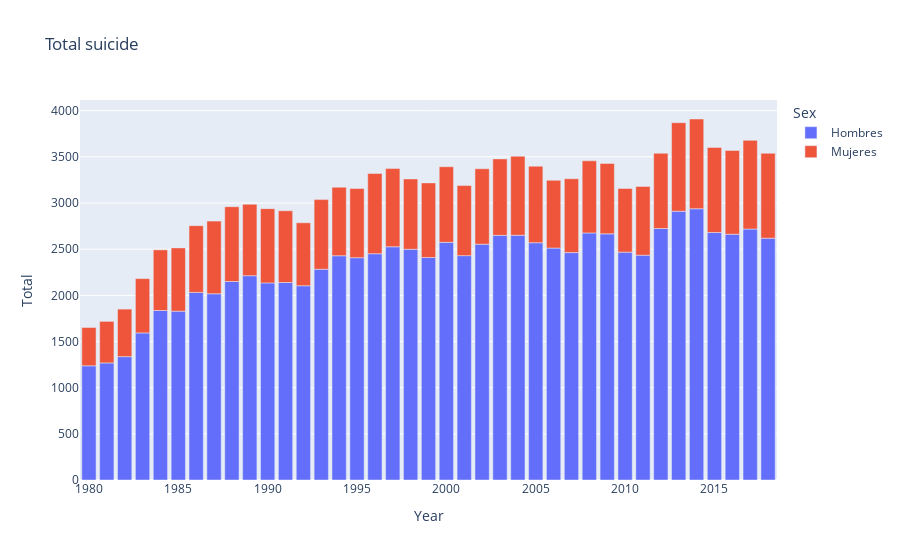

Notebook code cell kept with this figure:
### Code cell
# Graph total suicide by year, sex
deaths_cause_098_sex = deaths_cause_098.groupby(['Sexo', 'Periodo'])[['Total']].sum().reset_index()

graph = px.bar(deaths_cause_098_sex, 
               x = 'Periodo',
               y = 'Total',
               color = 'Sexo',
               title = 'Total suicide',
               labels={'Periodo':'Year', 
                       'Total':'Total', 
                       'Sexo': 'Sex'})

graph.show()

### Figure 1 — Plotly figure (JSON) as saved in the notebook; plotly's stock layout.template omitted (floating-point values rounded to 4 significant figures)
{"data": [{"alignmentgroup": "True", "hovertemplate": "Sex=Hombres<br>Year=%{x}<br>Total=%{y}<extra></extra>", "legendgroup": "Hombres", "marker": {"color": "#636efa", "pattern": {"shape": ""}}, "name": "Hombres", "offsetgroup": "Hombres", "orientation": "v", "showlegend": true, "textposition": "auto", "type": "bar", "x": [1980, 1981, 1982, 1983, 1984, 1985, 1986, 1987, 1988, 1989, 1990, 1991, 1992, 1993, 1994, 1995, 1996, 1997, 1998, 1999, 2000, 2001, 2002, 2003, 2004, 2005, 2006, 2007, 2008, 2009, 2010, 2011, 2012, 2013, 2014, 2015, 2016, 2017, 2018], "xaxis": "x", "y": [1237, 1268, 1336, 1593, 1836, 1829, 2032, 2017, 2150, 2213, 2135, 2139, 2104, 2283, 2429, 2408, 2451, 2526, 2499, 2410, 2574, 2430, 2554, 2650, 2651, 2570, 2512, 2463, 2676, 2666, 2468, 2435, 2724, 2911, 2938, 2680, 2662, 2718, 2619], "yaxis": "y"}, {"alignmentgroup": "True", "hovertemplate": "Sex=Mujeres<br>Year=%{x}<br>Total=%{y}<extra></extra>", "legendgroup": "Mujeres", "marker": {"color": "#EF553B", "pattern": {"shape": ""}}, "name": "Mujeres", "offsetgroup": "Mujeres", "orientation": "v", "showlegend": true, "textposition": "auto", "type": "bar", "x": [1980, 1981, 1982, 1983, 1984, 1985, 1986, 1987, 1988, 1989, 1990, 1991, 1992, 1993, 1994, 1995, 1996, 1997, 1998, 1999, 2000, 2001, 2002, 2003, 2004, 2005, 2006, 2007, 2008, 2009, 2010, 2011, 2012, 2013, 2014, 2015, 2016, 2017, 2018], "xaxis": "x", "y": [415, 450, 515, 588, 657, 685, 723, 787, 810, 774, 804, 777, 682, 754, 742, 749, 869, 847, 762, 808, 819, 759, 817, 828, 856, 829, 734, 800, 781, 763, 690, 745, 815, 959, 972, 922, 907, 961, 920], "yaxis": "y"}], "layout": {"barmode": "relative", "legend": {"title": {"text": "Sex"}, "tracegroupgap": 0}, "title": {"text": "Total suicide"}, "xaxis": {"anchor": "y", "domain": [0, 1], "title": {"text": "Year"}}, "yaxis": {"anchor": "x", "domain": [0, 1], "title": {"text": "Total"}}}}
